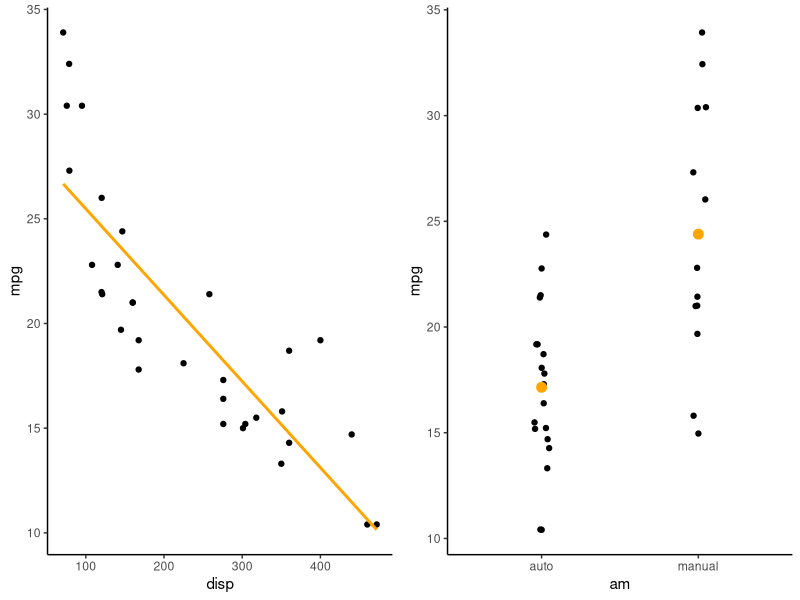
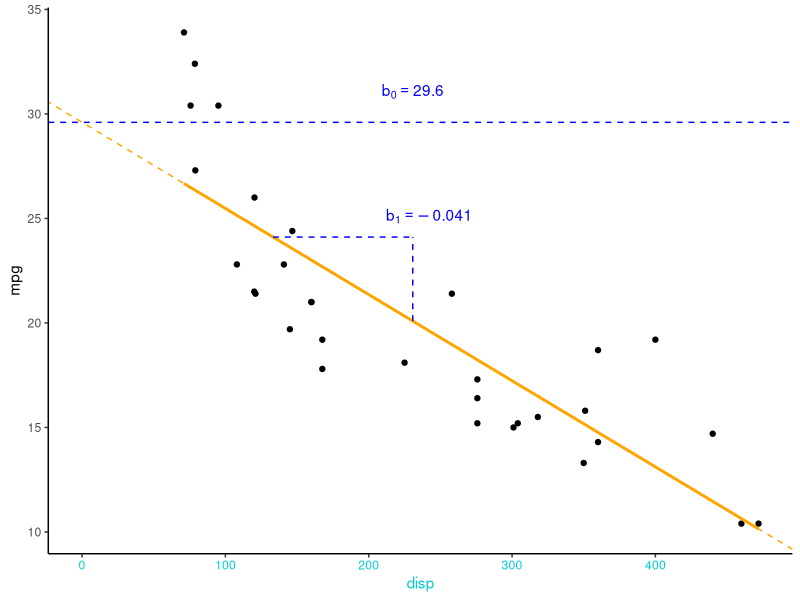
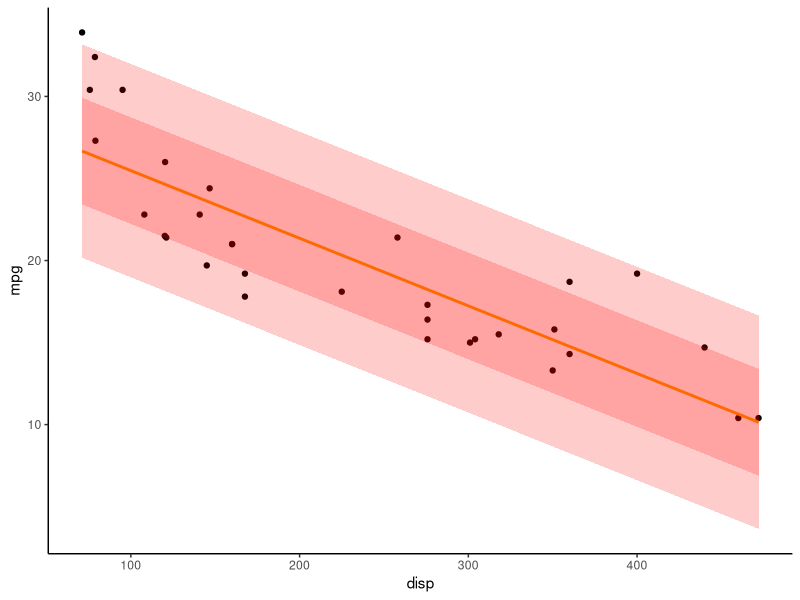
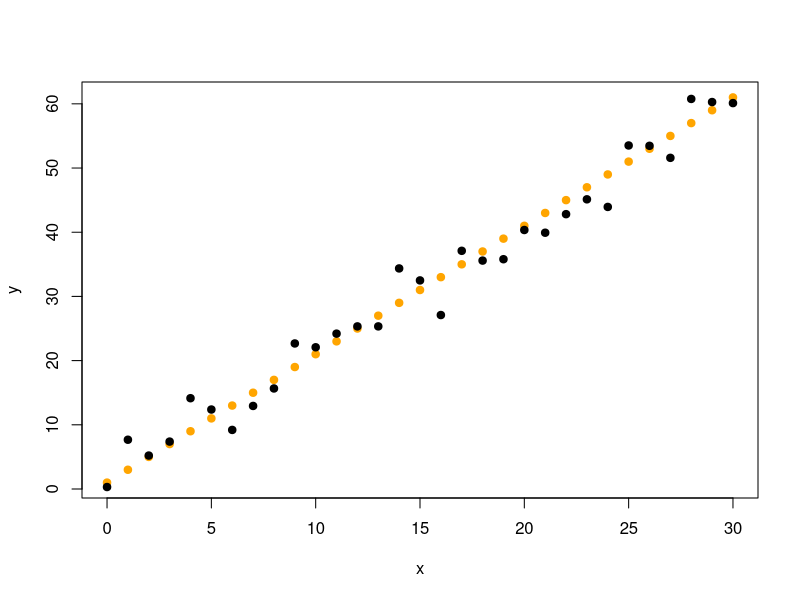
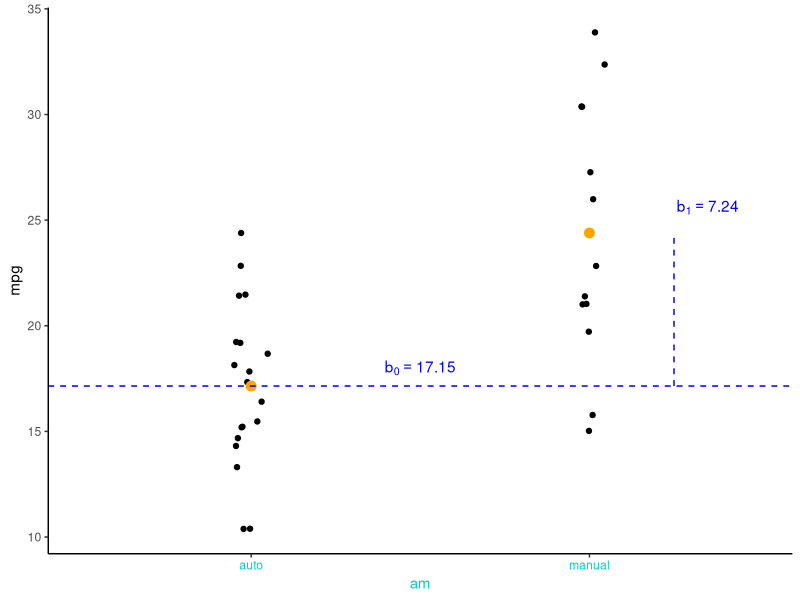

R code for these plots, in order:
## ---- chunk 1
knitr::opts_chunk$set(echo = FALSE)
library(tidyverse)
theme_set(theme_classic())
library(ggpubr)

set.seed(123)

#Plots of mtcars data

#Continuous
p1 <- ggplot(arrange(mtcars,disp),aes(x=disp,y=mpg))+geom_point()+geom_smooth(formula=y~x,method='lm',se=FALSE,col='orange')

#Categorical
p2 <- ggplot(arrange(mtcars,am,disp),aes(x=factor(am,labels=c('auto','manual')),y=mpg))+ 
  geom_point(position=position_jitter(width=0.05))+labs(x='am')+
  geom_point(aes(y=mpg),stat='summary',fun=mean,col='orange',size=3) #Mean only
  # geom_pointrange(stat='summary',fun.data=mean_se,fun.args = list(mult = 2),col='orange') #Mean + 2 SE

# #Interaction - use this next lecture
# p3 <- ggplot(mtcars,aes(x=disp,y=mpg,col=factor(am,labels=c('auto','manual'))))+geom_point()+labs(col='am')+
#   geom_smooth(formula=y~x,method='lm',se=FALSE)+
#   scale_colour_manual(values=c('blue','red'))+theme(legend.justification=c(1,1), legend.position=c(1,1))

#Fit models for later use
modp1 <- lm(mpg~disp,data=arrange(mtcars,disp))
modp2 <- lm(mpg~am,data=arrange(mtcars,am,disp))
# modp3 <- lm(mpg~disp*am,data=mtcars)

## ---- chunk 2
ggarrange(p1,p2,ncol=2) #Display mtcars data
## ---- chunk 3
meanDisp <- mean(mtcars$disp) #Mean displacement
y_meanDisp <- coef(modp1) %*% c(1,meanDisp) #Predicted y at mean displacement
b0Lab <- paste('b[0] == ',round(coef(modp1)[1],3))
b1Lab <- paste('b[1] == ',round(coef(modp1)[2],3)) 

p1 + xlim(0,NA) + 
  geom_hline(yintercept=coef(modp1)[1],linetype='dashed',col='blue') +
  geom_abline(intercept=coef(modp1)[1],slope=coef(modp1)[2],col='orange',linetype='dashed') +
  annotate('text', x=meanDisp, y = coef(modp1)[1]*1.05, col='blue', label=b0Lab, parse=TRUE) +
  annotate('segment', x = meanDisp, xend = meanDisp, y= y_meanDisp, yend = y_meanDisp*1.2,linetype='dashed',col='blue') +
  annotate('text', x=meanDisp*1.05, y = y_meanDisp*1.25, col='blue', label=b1Lab, parse=TRUE) +
  annotate('segment', x = (y_meanDisp*1.2-coef(modp1)[1])/coef(modp1)[2] , xend = meanDisp, y= y_meanDisp*1.2 ,yend = y_meanDisp*1.2,
           linetype='dashed',col='blue') +

    theme(axis.title.x.bottom=element_text(colour='darkturquoise'),axis.text.x.bottom=element_text(colour='darkturquoise'))
## ---- chunk 4

modp1_sigma <- summary(modp1)$sigma #Residual SD

d1 <- data.frame(disp=sort(mtcars$disp),pred=predict(modp1)) %>% #Predictions + residual SD
  mutate(upr1=pred+modp1_sigma,lwr1=pred-modp1_sigma) %>% 
  mutate(upr2=pred+modp1_sigma*2,lwr2=pred-modp1_sigma*2) 

p1 + 
  geom_ribbon(data=d1,aes(x=disp,y=NULL,ymax=upr2,ymin=lwr2),fill='red',alpha=0.2)+
  geom_ribbon(data=d1,aes(x=disp,y=NULL,ymax=upr1,ymin=lwr1),fill='red',alpha=0.2)
## ---- chunk 5
#Formula structure: y ~ x
mod1 <- lm(mpg ~ disp, #mpg depends on disp
           data = mtcars) #Name of the dataframe containing mpg & disp
summary(mod1)
## ---- chunk 6
#Parameters:

b0 <- 1 #Intercept
b1 <- 2 #Slope 
sigma <- 3 #SD

#Make up some data:

x <- 0:30 #Predictor values

#Predicted y values
pred_y <- b0 + b1*x 

#Add "noise" around pred_y
actual_y <- rnorm(n = length(pred_y),
                  mean = pred_y,
                  sd= sigma)

## ---- chunk 7
#Plot the data we just made
plot(x,pred_y,col='orange',pch=19,
     ylab='y') 
points(x,actual_y,col='black',pch=19)
## ---- chunk 8
#Put the simulated data into a dataframe
fakeDat <- data.frame(x = x, y = actual_y, pred = pred_y) 
mod1sim <- lm(y ~ x, data = fakeDat) #Fit a linear model
summary(mod1sim)
## ---- chunk 9

b0Lab <- paste('b[0] == ',round(coef(modp2)[1],2))
b1Lab <- paste('b[1] == ',round(coef(modp2)[2],2)) 

  p2 +
    annotate('text', x=1.5, y = coef(modp2)[1]*1.05, col='blue', label=b0Lab, parse=TRUE) +
    geom_hline(yintercept=coef(modp2)[1],linetype='dashed',col='blue') +
    
    annotate('text', x=2.35, y = (coef(modp2)[1] + coef(modp2)[2])*1.05, col='blue', label=b1Lab, parse=TRUE)+
    annotate('segment', x = 2.25, xend = 2.25, y= coef(modp2)[1], yend = coef(modp2)[1] + coef(modp2)[2],linetype='dashed',col='blue') +
    
    theme(axis.title.x.bottom=element_text(colour='darkturquoise'),
            axis.text.x.bottom=element_text(colour='darkturquoise'))
## ---- chunk 10
#Formula structure: y ~ x
mod2 <- lm(mpg ~ am, #mpg depends on am
           data = mtcars) #Name of the dataframe containing mpg & am
summary(mod2)
